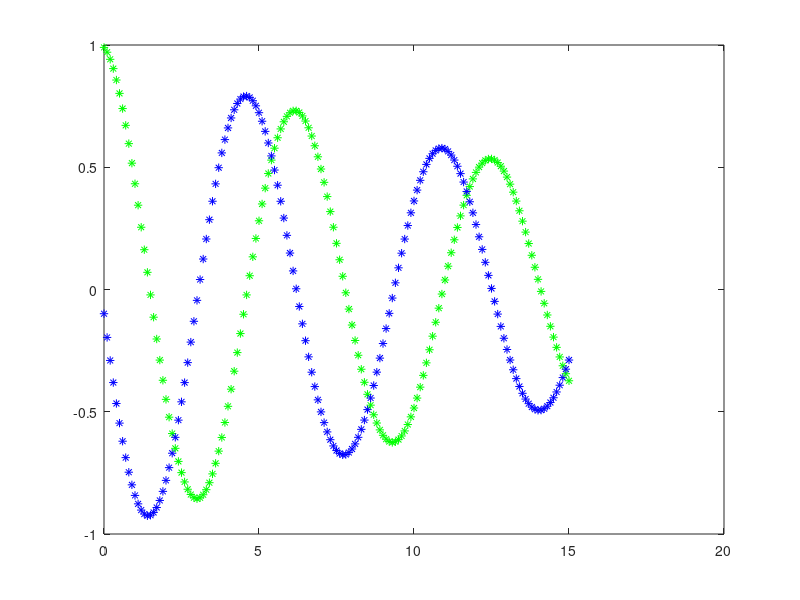

The MATLAB script that drew this image:
% % Se calculan las matrices M y N
% % M es la matriz de incidencia, que indica el sentido de la condicion
% % inicial
% % N es la matriz de admitancia
% % X la primer fila es la condicion inicial, las siguientes seran los
% % u es la matriz de fuentes
% % resultados de cada iteracion
% % Cada iteracion es cuando transcurre un instante de tiempo determinado por
% % el tiempo de simulacion. Desde ti hasta tf
% % h es la resolucion de la simulacion
% 
% 
% ti=0;
% tf=5;
% h=0.1;
% M=[1 1]';
% L1=1;
% C1=1;
% N=[0 1/L1;1/C1 0];
% % No sabemos si las condiciones iniciales van en la matriz de incidencia
% for i = ti:h:tf 
%     X=(M/h*Xant)\(M/h+N);
% end
% 
% %FAIL, el libro nos mintio o no entemos nada...
% 
% 
% 

% ti=0;
% tf=1;
% h=0.1;
% L1=1;
% C1=1;
% i0=0;
% v0=1;
% A=[0 1/C1;1/L1 0];
% Yant=[v0;i0];
% X=A*Yant;
% for i = ti:h:tf
%     Y=Yant+X.*h
%     X=A*Y;
%     Yant=Y;
%     plot(i,Y(1),'*g');
%     hold on;
%     drawnow;
% end
%Fail numero dos
% function hola()
% 
ti=0;
tf=15;
h=0.1;
L1=1;
C1=1;
v0=1;
i0=0;
M=[C1 0;0 L1];
N=[0 -1;1 0];
Xant=[v0;i0];
MH=M.*(1/h);
M2=inv(MH+N);
X1=MH*M2

for i= ti:h:tf
   %X=((MH*Xant)\(MH+N))';
   X=X1*Xant;
   % como MH+N es fijo, hacer la inversa afuera
   %X=X';
   Xant=X;
   plot(i,X(1),'*g',i,X(2),'*b');
   %plot(-X(1),X(2),'*b');
   hold on;
   drawnow;
end
hold off



% ti=0;
% tf=5;
% h=0.1;
% L1=1;
% C1=1;
% v0=1;
% i0=1;
% M=[C1 0;0 L1];
% N=[0 -1;1 0];
% Xant=[v0;i0];
% MH=M.*(1/h);
% 
% for i= ti:h:tf
%    X=((MH*Xant)\(MH+N))';
%    Xant=X;
%    plot(i,X(1),'*g',i,X(2),'*b');
%    hold on;
%    drawnow;
% end
% hold off
% 
% 
